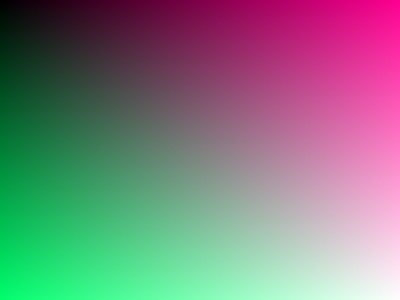
#> input picture desktop/src/test/resources/compat/jpeguniward-pre-shadow.jpg, 400 x 300 px
$ python srm_features.py ../../desktop/src/test/resources/compat/jpeguniward-pre-shadow.jpg
#> lines starting #> are read from the running program, lines starting #| are printed output that depends on the picture
"""
Spatial Rich Model (SRM) co-occurrence features for steganalysis -- a numpy-only
subset of Fridrich & Kodovsky, "Rich Models for Steganalysis of Digital Images"
(IEEE TIFS 2012).

Why add this alongside the CNN: a small CNN trained on ~1k pairs is a weak judge
at low payload. The SRM + FLD-ensemble pipeline is the classical gold standard and
is frequently STRONGER than a light CNN against content-adaptive embedding, so it
is the honest adversary for deciding whether the Adaptive algorithm is really hard
to detect. A finding only survives if it survives this detector too.

This implements a faithful subset of the model: noise residuals (1st/2nd/3rd
order, the KB 3x3 'square' kernel, and min/max non-linear submodels), each
quantized + truncated, then summarized by 4th-order co-occurrence histograms along
the horizontal and vertical scans, L1-normalized per submodel. It is not the full
39-submodel SRM, but it is selection-channel-agnostic, well-defined, and -- as the
positive control confirms -- detects plain LSB / LSB-matching near-perfectly.

All residuals operate on one image channel (default green) so the comparison with
the single-channel CNN harness is apples-to-apples.
"""

import numpy as np
from PIL import Image

T = 2                     # residual truncation: values clipped to [-T, T]
Q = 1.0                   # quantization step (SRMQ1)
_S = 2 * T + 1            # symbols per residual position (=5)
_BINS = _S ** 4          # 4th-order co-occurrence size (=625)


def load_channel(path, channel=1):
    return np.asarray(Image.open(path).convert("RGB"), dtype=np.float64)[:, :, channel]


def _quant_trunc(r):
    r = np.round(r / Q)
    np.clip(r, -T, T, out=r)
    return r.astype(np.int64)


def _cooc(rq):
    """4th-order co-occurrence over horizontal AND vertical 4-tuples of a quantized
    residual map, returned as one L1-normalized 2*625 vector."""
    feats = []
    for m in (rq, rq.T):                       # horizontal, then vertical (via transpose)
        a = m[:, 0:-3] + T
        b = m[:, 1:-2] + T
        c = m[:, 2:-1] + T
        d = m[:, 3:] + T
        idx = ((a * _S + b) * _S + c) * _S + d
        h = np.bincount(idx.ravel(), minlength=_BINS).astype(np.float64)
        s = h.sum()
        feats.append(h / s if s > 0 else h)
    return np.concatenate(feats)


# ---- residuals (each returns a float map; borders trimmed by the kernel) ----

def _r1(x):
    return x[:, 1:] - x[:, :-1]                                  # 1st order, horizontal


def _r2(x):
    return x[:, :-2] - 2.0 * x[:, 1:-1] + x[:, 2:]              # 2nd order


def _r3(x):
    return x[:, :-3] - 3.0 * x[:, 1:-2] + 3.0 * x[:, 2:-1] - x[:, 3:]   # 3rd order


def _square(x):
    # KB 3x3 high-pass: [[-1,2,-1],[2,-4,2],[-1,2,-1]]
    return (-x[:-2, :-2] + 2 * x[:-2, 1:-1] - x[:-2, 2:]
            + 2 * x[1:-1, :-2] - 4 * x[1:-1, 1:-1] + 2 * x[1:-1, 2:]
            - x[2:, :-2] + 2 * x[2:, 1:-1] - x[2:, 2:])


def _minmax(x):
    """1st-order residuals in 4 directions on a shared interior, combined by
    pixelwise min and max (the SRM 'minmax' non-linear submodels)."""
    up = x[:-2, 1:-1] - x[1:-1, 1:-1]
    down = x[2:, 1:-1] - x[1:-1, 1:-1]
    left = x[1:-1, :-2] - x[1:-1, 1:-1]
    right = x[1:-1, 2:] - x[1:-1, 1:-1]
    stack = np.stack([up, down, left, right])
    return stack.min(axis=0), stack.max(axis=0)


def features(img):
    """SRM feature vector for one channel image (2-D float array)."""
    blocks = []
    blocks.append(_cooc(_quant_trunc(_r1(img))))
    blocks.append(_cooc(_quant_trunc(_r2(img))))
    blocks.append(_cooc(_quant_trunc(_r3(img))))
    blocks.append(_cooc(_quant_trunc(_square(img))))
    rmin, rmax = _minmax(img)
    blocks.append(_cooc(_quant_trunc(rmin)))
    blocks.append(_cooc(_quant_trunc(rmax)))
    return np.concatenate(blocks)


def features_from_path(path, channel=1):
    return features(load_channel(path, channel))
#> in features, `blocks = []`: blocks = []
#> in _r1, `return x[:, 1:] - x[:, :-1]`:
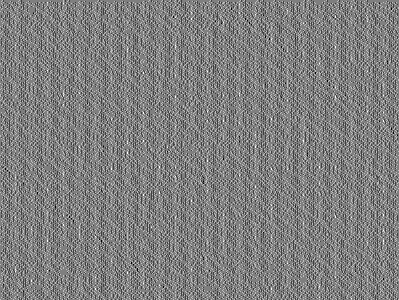
#> returned value: shape (300, 399) float64; min -2, max 2, mean -0.000426; drawn with min black and max white
#> the loop in _cooc, `for m in (rq, rq.T):` made 2 passes
#> s on passes 1 to 2: 118800, 118503
#> after the loop in _cooc, `for m in (rq, rq.T):`: feats = 2 items
#> in _quant_trunc (call 2), `np.clip(r, -T, T, out=r)`:
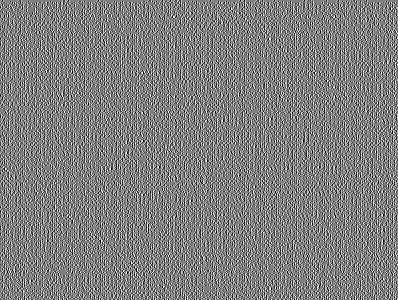
#> r: shape (300, 398) float64; min -2, max 2, mean 3.35e-05; drawn with min black and max white
#> the loop in _cooc (call 2), `for m in (rq, rq.T):` made 2 passes
#> s on passes 1 to 2: 118500, 118206
#> in _quant_trunc (call 3), `np.clip(r, -T, T, out=r)`:
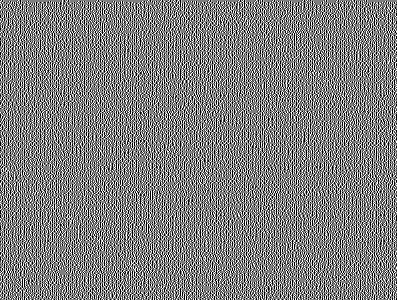
#> r: shape (300, 397) float64; min -2, max 2, mean -0.00149; drawn with min black and max white
#> in _quant_trunc (call 5), `np.clip(r, -T, T, out=r)`:
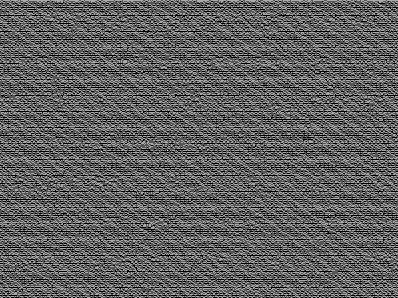
#> r: shape (298, 398) float64; min -2, max 1, mean -0.883; drawn with min black and max white
#> in _cooc (call 5), `feats = []`: feats = []
#> the loop in _cooc (call 5), `for m in (rq, rq.T):` made 2 passes
#> s on passes 1 to 2: 117710, 117410
#> pass 1, in _cooc (call 5), `d = m[:, 3:] + T`:
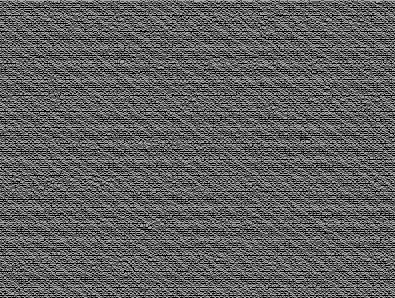
#> d: shape (298, 395) int64; min 0, max 3, mean 1.12; drawn with min black and max white
#> after the loop in _cooc (call 5), `for m in (rq, rq.T):`: feats = 2 items
#> in _quant_trunc (call 6), `np.clip(r, -T, T, out=r)`:
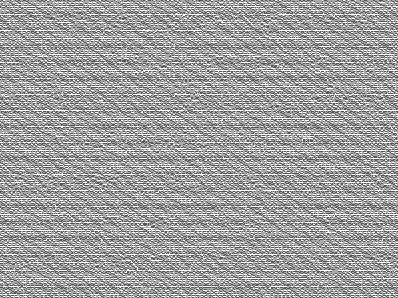
#> r: shape (298, 398) float64; min -1, max 2, mean 0.884; drawn with min black and max white
#> in _cooc (call 6), `feats = []`: feats = []
#> the loop in _cooc (call 6), `for m in (rq, rq.T):` made 2 passes
#> pass 1, in _cooc (call 6), `d = m[:, 3:] + T`:
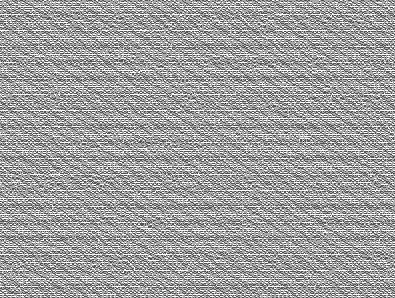
#> d: shape (298, 395) int64; min 1, max 4, mean 2.88; drawn with min black and max white
#> after the loop in _cooc (call 6), `for m in (rq, rq.T):`: feats = 2 items


FEATURE_DIM = 6 * 2 * _BINS   # 6 submodels x {h,v} x 625 = 7500


if __name__ == "__main__":
    # quick shape/throughput check
    import sys, time
    p = sys.argv[1]
    t0 = time.time()
    f = features_from_path(p)
#> f = 7500 values, max 0.218 at index 937, min 0 at index 0, mean 0.0016
    print("dim", f.shape[0], "expected", FEATURE_DIM, "time %.3fs" % (time.time() - t0))
    print("sum per submodel:", [round(float(f[i * 1250:(i + 1) * 1250].sum()), 3) for i in range(6)])
#| sum per submodel: [2.0, 2.0, 2.0, 2.0, 2.0, 2.0]
